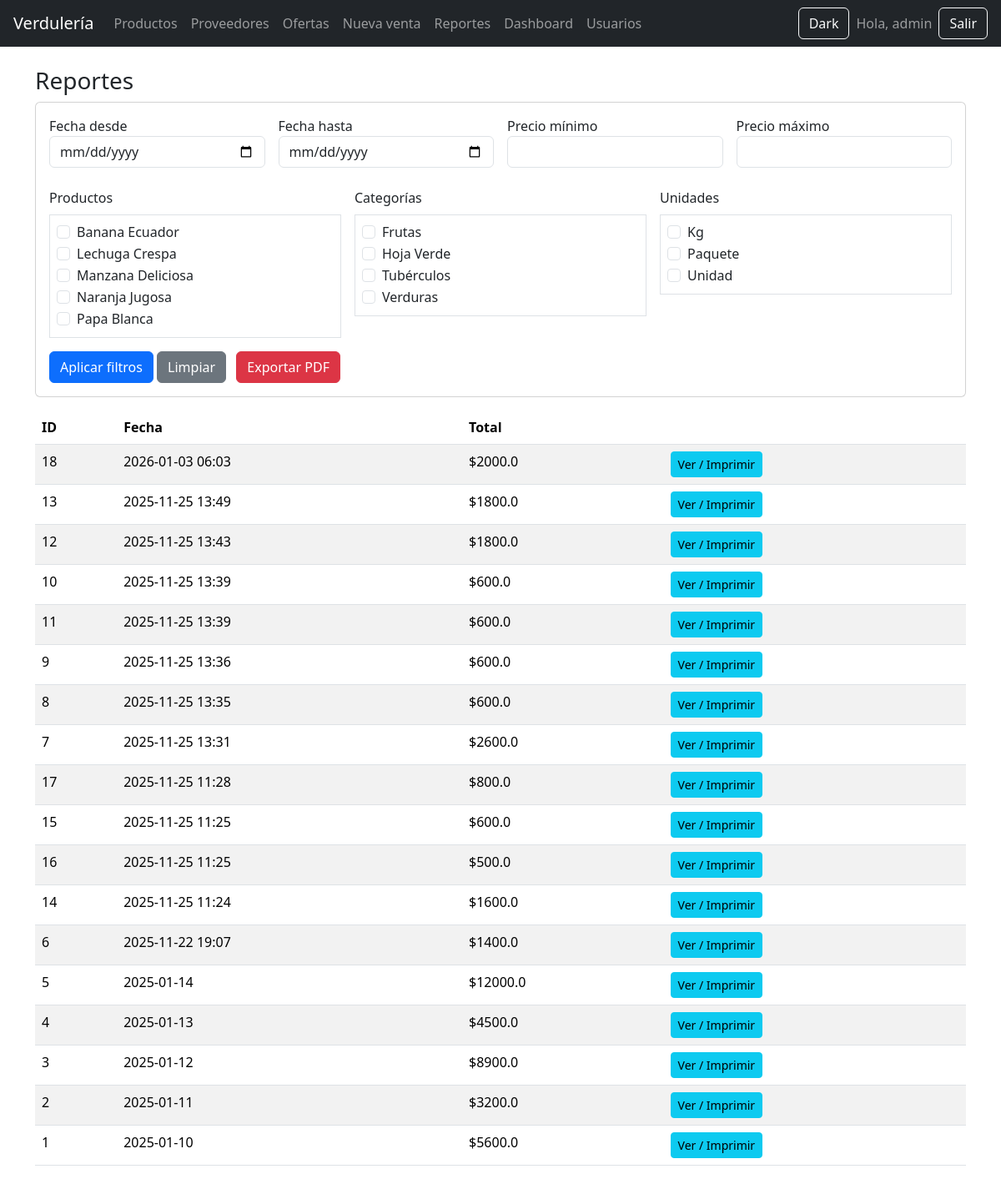
The page /reportes/ (signed in) on the database as committed earlier.
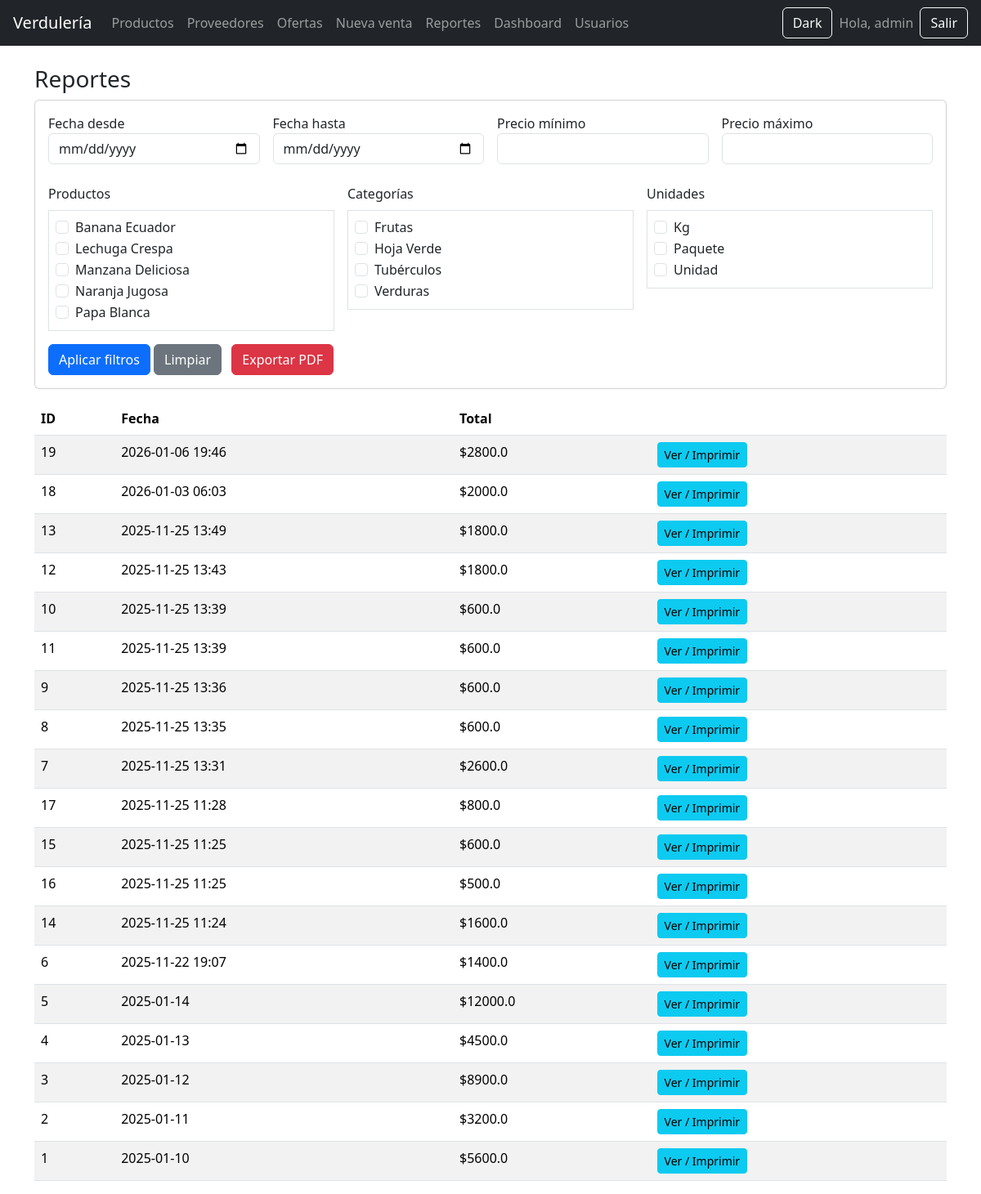
The same page on the database as committed later.
### tables this page shows
CREATE TABLE productos (
        id INTEGER PRIMARY KEY AUTOINCREMENT,
        nombre TEXT NOT NULL,
        precio REAL NOT NULL,
        stock INTEGER NOT NULL DEFAULT 0,
        categoria_id INTEGER,
        unidad_id INTEGER,
        FOREIGN KEY (categoria_id) REFERENCES categorias(id),
        FOREIGN KEY (unidad_id) REFERENCES unidades(id)
    );

CREATE TABLE categorias (
        id INTEGER PRIMARY KEY AUTOINCREMENT,
        nombre TEXT NOT NULL UNIQUE
    );

CREATE TABLE unidades (
        id INTEGER PRIMARY KEY AUTOINCREMENT,
        nombre TEXT NOT NULL UNIQUE
    );

CREATE TABLE ventas (
        id INTEGER PRIMARY KEY AUTOINCREMENT,
        fecha TEXT NOT NULL,
        total REAL NOT NULL
    );

### app/routes/reportes.py (the view)
@reportes_bp.route("/")
@login_required
def index():
    db = get_db()
    productos = db.execute("SELECT id, nombre FROM productos ORDER BY nombre").fetchall()
    categorias = db.execute("SELECT id, nombre FROM categorias ORDER BY nombre").fetchall()
    unidades = db.execute("SELECT id, nombre FROM unidades ORDER BY nombre").fetchall()
    sql, params, filtros = _build_ventas_query(request.args, limit=200)
    ventas = db.execute(sql, params).fetchall()
    return render_template("reportes/reportes.html", ventas=ventas,
                           productos=productos, categorias=categorias, unidades=unidades,
                           filtros=filtros)

### app/__init__.py (called while the page is built)
def create_app():
    app = Flask(__name__)
    app.secret_key = "clave-super-secreta"
    app.register_blueprint(auth_bp)
    app.register_blueprint(productos_bp)
    app.register_blueprint(ventas_bp)
    app.register_blueprint(reportes_bp)
    app.register_blueprint(admin_bp)
    app.register_blueprint(usuarios_bp)
    app.register_blueprint(proveedores_bp)
    app.register_blueprint(ofertas_bp)
    @app.route("/")
    def index():
        return render_template("index.html")
    @app.teardown_appcontext
    def teardown_db(exception):
        close_db()
    return app

### db.py (called while the page is built)
def get_db():
    if "db" not in g:
        g.db = sqlite3.connect(DB_NAME)
        g.db.row_factory = sqlite3.Row
    return g.db

### app/templates/reportes/reportes.html
{% extends "base.html" %}
{% block contenido %}
<h3>Reportes</h3>
<form method="GET" class="card p-3 mb-3">
    <div class="row g-3">
        <div class="col-md-3">
            <label>Fecha desde</label>
            <input type="date" name="fecha_desde" value="{{ filtros.fecha_desde or '' }}" class="form-control">
        </div>
        <div class="col-md-3">
            <label>Fecha hasta</label>
            <input type="date" name="fecha_hasta" value="{{ filtros.fecha_hasta or '' }}" class="form-control">
        </div>
        <div class="col-md-3">
            <label>Precio mínimo</label>
            <input type="number" step="0.01" name="precio_min" value="{{ filtros.precio_min or '' }}" class="form-control">
        </div>
        <div class="col-md-3">
            <label>Precio máximo</label>
            <input type="number" step="0.01" name="precio_max" value="{{ filtros.precio_max or '' }}" class="form-control">
        </div>
    </div>
    <div class="row g-3 mt-2">
        <div class="col-md-4">
            <label class="form-label">Productos</label>
            <div class="border p-2" style="max-height: 200px; overflow-y: auto;">
                {% for p in productos %}
                <div class="form-check">
                    <input class="form-check-input" type="checkbox" name="producto" value="{{ p.id }}" id="prod_{{ p.id }}" {% if p.id|string in filtros.prod_ids %}checked{% endif %}>
                    <label class="form-check-label" for="prod_{{ p.id }}">
                        {{ p.nombre }}
                    </label>
                </div>
                {% endfor %}
            </div>
        </div>
        <div class="col-md-4">
            <label class="form-label">Categorías</label>
            <div class="border p-2" style="max-height: 200px; overflow-y: auto;">
                {% for c in categorias %}
                <div class="form-check">
                    <input class="form-check-input" type="checkbox" name="categoria" value="{{ c.id }}" id="cat_{{ c.id }}" {% if c.id|string in filtros.cat_ids %}checked{% endif %}>
                    <label class="form-check-label" for="cat_{{ c.id }}">
                        {{ c.nombre }}
                    </label>
                </div>
                {% endfor %}
            </div>
        </div>
        <div class="col-md-4">
            <label class="form-label">Unidades</label>
            <div class="border p-2" style="max-height: 200px; overflow-y: auto;">
                {% for u in unidades %}
                <div class="form-check">
                    <input class="form-check-input" type="checkbox" name="unidad" value="{{ u.id }}" id="uni_{{ u.id }}" {% if u.id|string in filtros.uni_ids %}checked{% endif %}>
                    <label class="form-check-label" for="uni_{{ u.id }}">
                        {{ u.nombre }}
                    </label>
                </div>
                {% endfor %}
            </div>
        </div>
    </div>
    <div class="mt-3">
        <button class="btn btn-primary">Aplicar filtros</button>
        <a href="/reportes/" class="btn btn-secondary">Limpiar</a>
        <a href="/reportes/export/pdf" class="btn btn-danger ms-2">Exportar PDF</a>
    </div>
</form>
<table class="table table-striped">
<thead>
<tr>
    <th>ID</th>
    <th>Fecha</th>
    <th>Total</th>
    <th></th>
</tr>
</thead>
<tbody>
{% for v in ventas %}
<tr>
    <td>{{v.id}}</td>
    <td>{{v.fecha}}</td>
    <td>${{v.total}}</td>
    <td>
        <a class="btn btn-sm btn-info" href="{{ url_for('reportes.ver_venta', id=v.id) }}">Ver / Imprimir</a>
    </td>
</tr>
{% endfor %}
</tbody>
</table>
{% endblock %}

Rows that differ between the two databases and show on the page:
added ventas: id "19", fecha "2026-01-06 19:46", total "2800.0"
